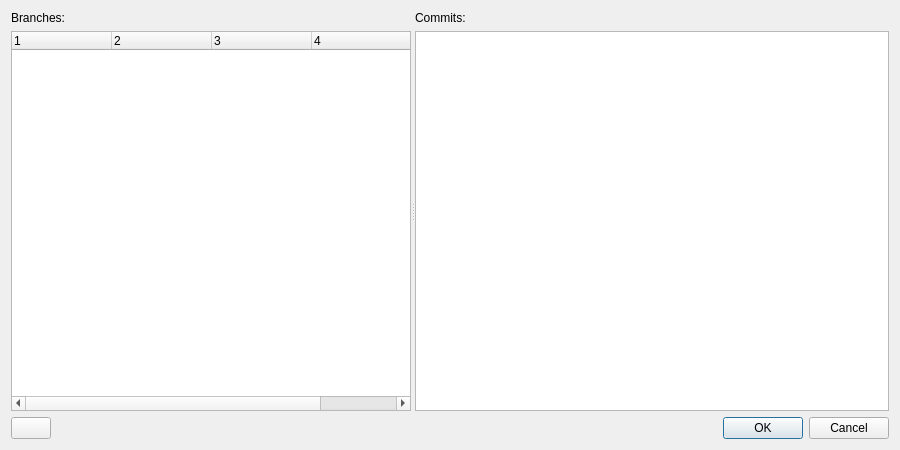
<?xml version="1.0" encoding="UTF-8"?>
<ui version="4.0">
 <class>Dialog</class>
 <widget class="QDialog" name="Dialog">
  <property name="geometry">
   <rect>
    <x>0</x>
    <y>0</y>
    <width>900</width>
    <height>450</height>
   </rect>
  </property>
  <property name="sizePolicy">
   <sizepolicy hsizetype="Minimum" vsizetype="Minimum">
    <horstretch>0</horstretch>
    <verstretch>0</verstretch>
   </sizepolicy>
  </property>
  <property name="minimumSize">
   <size>
    <width>0</width>
    <height>0</height>
   </size>
  </property>
  <property name="windowTitle">
   <string>GeoVCS - History</string>
  </property>
  <layout class="QVBoxLayout" name="verticalLayout">
   <item>
    <widget class="QSplitter" name="splitter">
     <property name="orientation">
      <enum>Qt::Horizontal</enum>
     </property>
     <widget class="QWidget" name="layoutWidget_left">
      <property name="geometry">
       <rect>
        <x>0</x>
        <y>0</y>
        <width>400</width>
        <height>0</height>
       </rect>
      </property>
      <property name="sizePolicy">
       <sizepolicy hsizetype="Preferred" vsizetype="Preferred">
        <horstretch>0</horstretch>
        <verstretch>0</verstretch>
       </sizepolicy>
      </property>
      <layout class="QVBoxLayout" name="verticalLayout_2">
       <item>
        <widget class="QLabel" name="label">
         <property name="text">
          <string>Branches:</string>
         </property>
        </widget>
       </item>
       <item>
        <widget class="QTreeWidget" name="tree_branches">
         <property name="rootIsDecorated">
          <bool>false</bool>
         </property>
         <property name="columnCount">
          <number>5</number>
         </property>
         <column>
          <property name="text">
           <string notr="true">1</string>
          </property>
         </column>
         <column>
          <property name="text">
           <string notr="true">2</string>
          </property>
         </column>
         <column>
          <property name="text">
           <string notr="true">3</string>
          </property>
         </column>
         <column>
          <property name="text">
           <string notr="true">4</string>
          </property>
         </column>
         <column>
          <property name="text">
           <string notr="true">5</string>
          </property>
         </column>
        </widget>
       </item>
      </layout>
     </widget>
     <widget class="QWidget" name="layoutWidget_right">
      <property name="sizePolicy">
       <sizepolicy hsizetype="Expanding" vsizetype="Preferred">
        <horstretch>1</horstretch>
        <verstretch>0</verstretch>
       </sizepolicy>
      </property>
      <layout class="QVBoxLayout" name="verticalLayout_5">
       <item>
        <widget class="QLabel" name="label_4">
         <property name="text">
          <string>Commits:</string>
         </property>
        </widget>
       </item>
       <item>
        <widget class="QTableView" name="table_commits">
         <attribute name="verticalHeaderStretchLastSection">
          <bool>false</bool>
         </attribute>
        </widget>
       </item>
      </layout>
     </widget>
    </widget>
   </item>
   <item>
    <layout class="QHBoxLayout" name="horizontalLayout_3">
     <item>
      <widget class="QPushButton" name="button_refresh">
       <property name="text">
        <string/>
       </property>
      </widget>
     </item>
     <item>
      <widget class="QDialogButtonBox" name="buttonBox">
       <property name="orientation">
        <enum>Qt::Orientation::Horizontal</enum>
       </property>
       <property name="standardButtons">
        <set>QDialogButtonBox::StandardButton::Cancel|QDialogButtonBox::StandardButton::Ok</set>
       </property>
      </widget>
     </item>
    </layout>
   </item>
  </layout>
 </widget>
 <resources/>
 <connections>
  <connection>
   <sender>buttonBox</sender>
   <signal>accepted()</signal>
   <receiver>Dialog</receiver>
   <slot>accept()</slot>
   <hints>
    <hint type="sourcelabel">
     <x>248</x>
     <y>254</y>
    </hint>
    <hint type="destinationlabel">
     <x>157</x>
     <y>274</y>
    </hint>
   </hints>
  </connection>
  <connection>
   <sender>buttonBox</sender>
   <signal>rejected()</signal>
   <receiver>Dialog</receiver>
   <slot>reject()</slot>
   <hints>
    <hint type="sourcelabel">
     <x>316</x>
     <y>260</y>
    </hint>
    <hint type="destinationlabel">
     <x>286</x>
     <y>274</y>
    </hint>
   </hints>
  </connection>
 </connections>
</ui>
